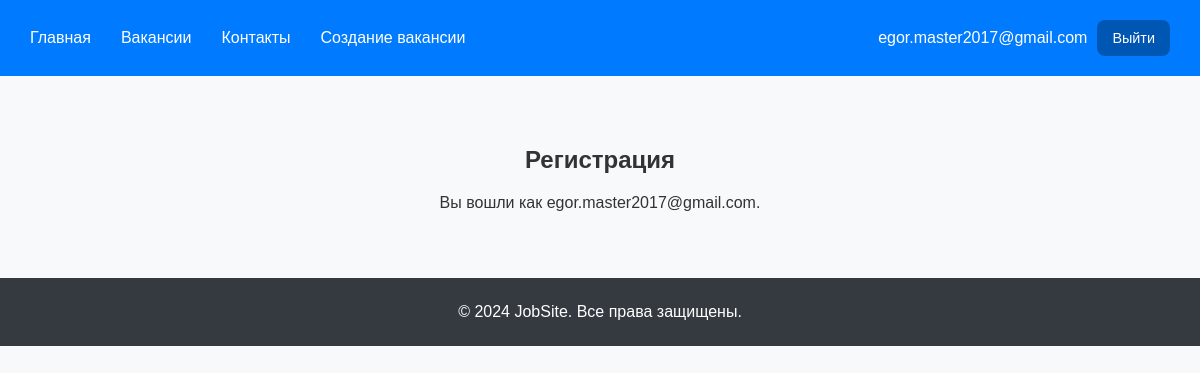
Page /registration/ (signed in) on the earlier database version.
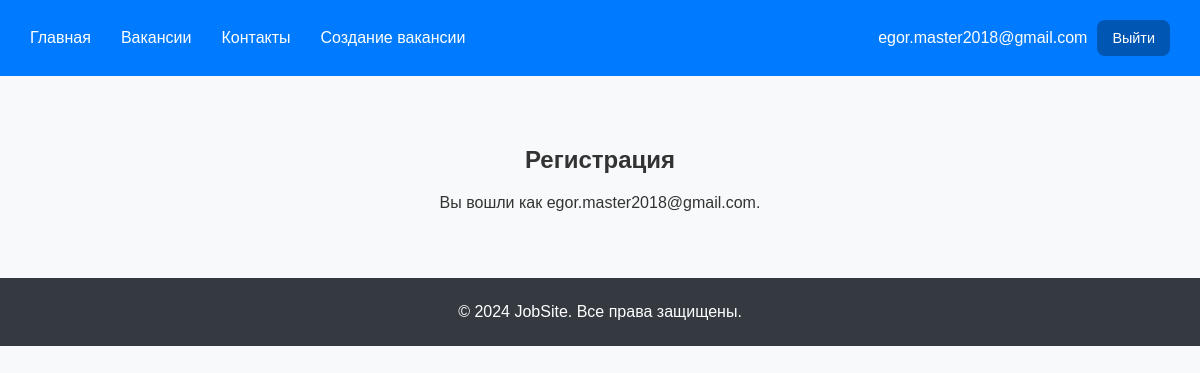
Same page on the later database version.
### registration/models.py (models this page shows, shortened)
class CustomAbstractUser(AbstractBaseUser, PermissionsMixin):
    email = models.EmailField(_("email address"), blank=False, unique=True)
    is_staff = models.BooleanField(
        _("staff status"),
        default=False,
        help_text=_("Designates whether the user can log into this admin site."),
    )
    is_active = models.BooleanField(
        _("active"),
        default=True,
        help_text=_(
            "Designates whether this user should be treated as active. "
            "Unselect this instead of deleting accounts."
        ),
    )
    date_joined = models.DateTimeField(_("date joined"), default=timezone.now)
    objects = CustomUserManager()
    USERNAME_FIELD = 'email'  # или 'username' в зависимости от настроек
    REQUIRED_FIELDS = []
    class Meta:
        verbose_name = _("Авторизационник")
        verbose_name_plural = _("Авторизационники")
        abstract = True

class CustomUser(CustomAbstractUser):
    class Meta(CustomAbstractUser.Meta):
        swappable = "AUTH_USER_MODEL"

### registration/views.py (the view)
# urls.py: path('', include('registration.urls')),  # Подключаем urls из приложения api
def registration(request):
    if request.method == 'POST':
        form = SignUpForm(request.POST)
        if form.is_valid():
            user = form.save()
            raw_password = form.cleaned_data.get('password1')
            user = authenticate(username=user.email, password=raw_password)
            login(request, user)
            return redirect('/test/')
    else:
        form = SignUpForm()
    return render(request, 'signup.html', {'form': form})

### templates/signup.html (shortened to what this page needs)
{% extends "base.html" %}
{% load static %}
{% block content %}
<main>
    <h2>Регистрация</h2>
    {% if user.is_authenticated %}
        <p class="message">Вы вошли как {{ user.email }}.</p>
    {% else %}
        <form method="post">
            {% csrf_token %}
            {{ form.as_p }}
            <button type="submit">Отправить</button>
        </form>
    {% endif %}
</main>
{% endblock %}

### templates/base.html (shortened to what this page needs)
{% load static %}
<!DOCTYPE html>
<html lang="ru">
<head>
    <link rel="stylesheet" href="{% static 'css/styles.css' %}">
</head>
<body>
  <div class="wrapper">
    <header class="header">
      <div class="header__inner">
        <nav class="nav">
          <ul class="nav-links">
              <li><a href="/test/">Главная</a></li>
              <li><a href="/test/vacancies">Вакансии</a></li>
              <li><a href="/test/contact">Контакты</a></li>
              <li><a href="/test/add">Создание вакансии</a></li>
          </ul>
        </nav>
          <div class="header__btns">
              {% if user.is_authenticated %}
                  <span class="user-email">{{ user.email }}</span>
                  <a href="/logout" class="button">Выйти</a>
              {% else %}
                  <a href="/login" class="button">Войти</a>
                  <a href="/registration" class="button">Зарегистрироваться</a>
              {% endif %}
          </div>
      </div>
    </header>
    <main class="main">
        {% block content %}
        {% endblock %}
    </main>
    <footer class="footer">
        <p>&copy; 2024 JobSite. Все права защищены.</p>
    </footer>
  </div>
</body>
</html>

Differences in the rows shown:
changed CustomUser: email "egor.master2017@gmail.com" → "egor.master2018@gmail.com"
